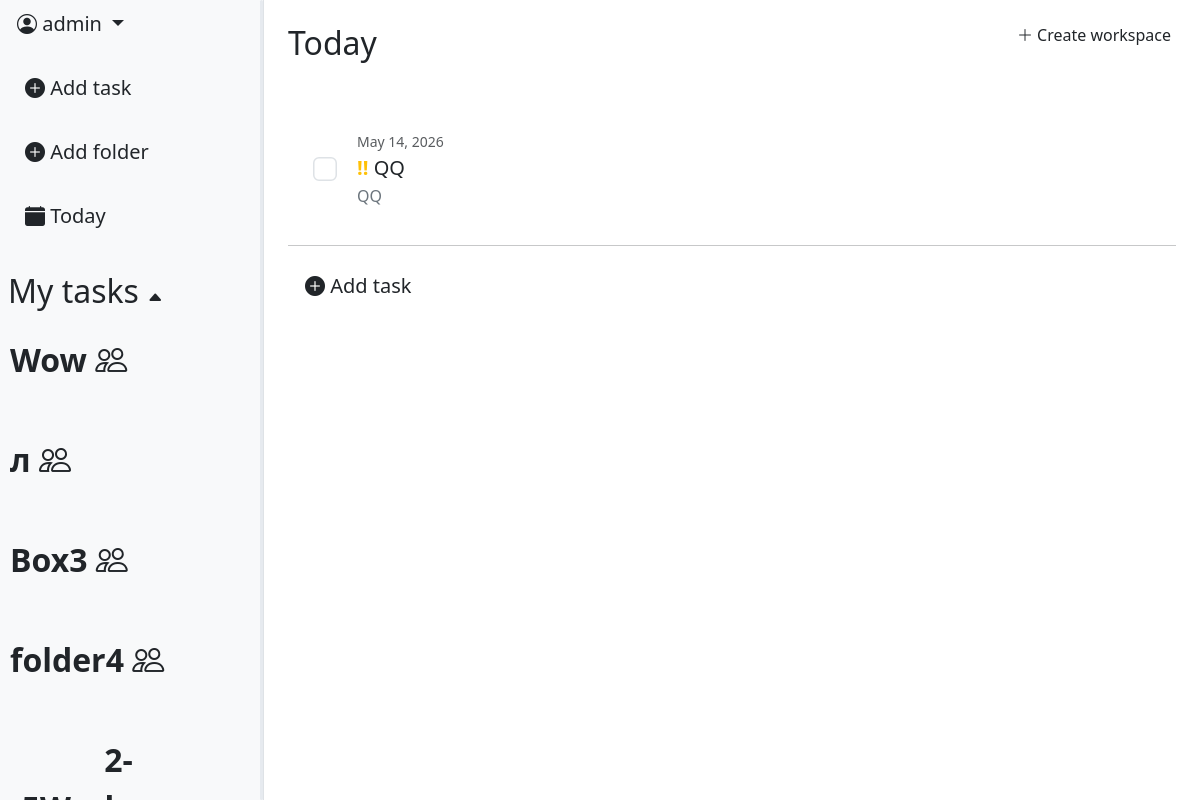
The app's page / (signed in), older data.
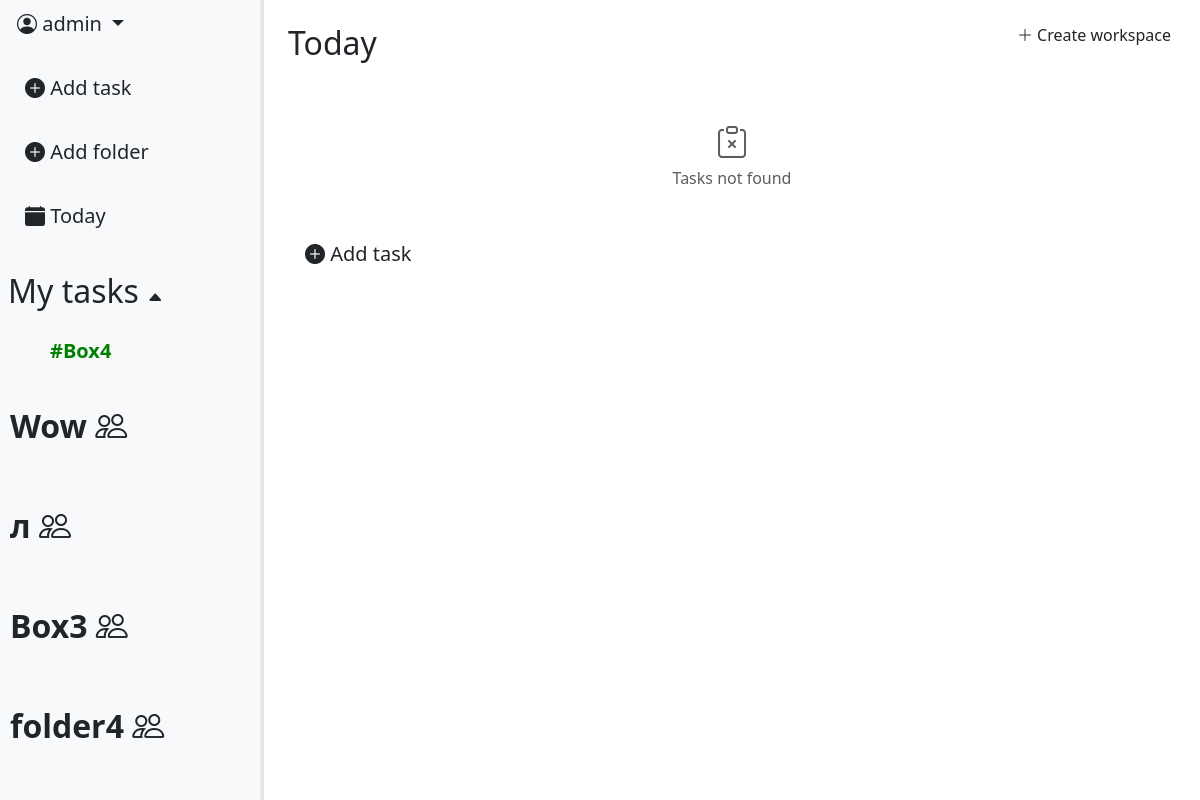
The same page, newer data.
### task_app/models.py (models this page shows, shortened)
class Workspace(models.Model):
    INVITE_PERMISSION = [
        ("owner_only", "Only owner"),
        ("owner_admin", "Owner & Admin"),
                ]
    WORKSPACE_SPACE = [
        ("one", "Just me"),
        ("two_five", "Group (2-5)"),
        ("six_fifteen", "Team (6-15)"),
    ]
    SPACE_LIMITS = {
        "one": 1,
        "two_five": 5,
        "six_fifteen": 15,
    }
    name = models.CharField(max_length=64)
    invite_role = models.CharField(max_length=16,
                                choices=INVITE_PERMISSION,
                                default='owner_admin')
    workspace_space = models.CharField(max_length=16, choices=WORKSPACE_SPACE, default='one')
    icon = models.ImageField(null=True, blank=True)
    created_at = models.DateTimeField(auto_now_add=True)
    owner = models.ForeignKey(User,
                            on_delete=models.CASCADE,
                            related_name='workspace_creator')

class Task(models.Model):
    STATUS_CHOICES = [
        ("todo", "To Do"),
        ("in_progress", "In progress"),
        ("done", "Done"),
                ]
    PRIORITY_CHOICES = [
        ("low", "🟩Low"),
        ("medium", "🟨Medium"),
        ("high", "🟥High"),
                ]
    title = models.CharField(max_length=256)
    description = models.CharField(max_length=512)
    status = models.CharField(max_length=20, choices=STATUS_CHOICES, default="todo")
    priority = models.CharField(max_length=20, choices=PRIORITY_CHOICES, default="low")
    due_date = models.DateField(null=True, blank=True)
    creator = models.ForeignKey(User, on_delete=models.CASCADE, related_name="trasks")
    created_at = models.DateTimeField(auto_now_add=True)
    folder = models.ForeignKey(
                Folder,
                on_delete=models.CASCADE,
                related_name="tasks",
                null=True,
                blank=True,
                default=None)
    workspace = models.ForeignKey(Workspace, on_delete=models.CASCADE, null=True, blank=True, default=None)
    completed_at = models.DateTimeField(null=True, blank=True)

class Folder(models.Model):
    COLOR_VARIATION = [
        ("#77acc7", "🔵Air blue"),
        ("#9966cc", "🟣Amethust"),
        ("#008000", "🟢Apple Green"),
        ("#ff033e", "🔴Red rose"),
        ("#ffe135", "🟡Banana yellow"),
        ("#ff6500", "🟠Sunset"),
        ("#000000", "⚫Black"),
    ]
    color = models.CharField(max_length=30, choices=COLOR_VARIATION, default="#77acc7")
    name = models.CharField(max_length=16)
    box = models.ForeignKey(Box, null=True, blank=True, on_delete=models.CASCADE, default=None, related_name='folders')
    created_at = models.DateTimeField(auto_now_add=True)
    creator = models.ForeignKey(User, on_delete=models.CASCADE)
    workspace = models.ForeignKey(Workspace, on_delete=models.CASCADE, null=True, blank=True, default=None)

### task_app/views.py (the view)
# urls.py: path('', views.TaskListView.as_view(), name="task_list"),
class TaskListView(LoginRequiredMixin, ListView):
    model = models.Task
    context_object_name = "tasks"
    template_name = "tasks/task_list.html"
    def get_queryset(self):
        queryset = models.Task.objects.filter(creator=self.request.user).prefetch_related('comments')
        folder_id = self.kwargs.get('folder_id')
        if folder_id:
            queryset = queryset.filter(folder_id=folder_id)
        else:
            queryset = queryset.filter(folder__isnull=True)
        status = self.request.GET.get('status')
        if status:
            queryset = queryset.filter(status__iexact=status)
        else:
           queryset = queryset.exclude(status__iexact="done")
        return queryset.order_by("due_date")
    def get_context_data(self, **kwargs):
        context = super().get_context_data(**kwargs)
        context["folders"] = Folder.objects.filter(creator=self.request.user, box__isnull = True)
        folder_id = self.kwargs.get('folder_id')
        if folder_id:
            current_folder = get_object_or_404(Folder, id=folder_id)
            context['current_folder'] = current_folder
            if current_folder.box:
                workspace = current_folder.workspace
                context['workspace'] = workspace
                context['workspace_boxes'] = Box.objects.filter(workspace=workspace).prefetch_related('folders')
                if workspace:
                    boxes = Box.objects.filter(workspace=workspace).prefetch_related('folders')
                    context['boxes_json'] = json.dumps([
                        {
                            'id': box.id,
                            'name': box.name,
                            'folders': [
                                {'id': f.id, 'name': f.name}
                                for f in box.folders.all()
                            ]
                        }
                        for box in boxes
                    ])
                else:
                    context['boxes_json'] = '[]'
            else:
                if current_folder.creator != self.request.user:
                    raise PermissionDenied
                context['boxes_json'] = '[]'
        else:
            context['current_folder'] = None
            context['boxes_json'] = '[]'
        context["form"] = TaskFilterForm(self.request.GET)
        context["task_form"] = TaskForm()
        context["folder_form"] = FolderForm()
        context["comment_form"] = CommentForm()
        context["comments"] = models.Comment.objects.filter(
            task__creator=self.request.user).select_related('creator', 'task')
        context['workspaces'] = models.Workspace.objects.filter(
            members__member=self.request.user,
            members__is_active=True
        )
        context['workspace_form'] = WorkspaceForm()
        return context

### task_app/forms.py
class TaskFilterForm(forms.Form):
    PRIORITY_CHOICES = [
        ("low", "Low"),
        ("medium", "Medium"),
        ("high", "High"),
                ]
    priority = forms.ChoiceField(choices=PRIORITY_CHOICES, required=False, label="Priority")
    def __init__(self, *args, **kwargs):
        super(TaskFilterForm, self).__init__(*args, **kwargs)
        self.fields['priority'].widget.attrs.update({"class": "form-select"})

### templates/tasks/task_list.html (shortened to what this page needs)
{% extends 'base.html' %}
{% load static %}
{% load custom_tags %}
{% block content %}
<div class="d-flex">
    {% include 'includes/leftbar.html' %}
    <div class="p-4" style="flex: 1 1 0; min-width: 0; position: relative;">
        <div style="position: absolute; top: 16px; right: 16px;">
            <a class="btn" data-bs-toggle="modal" data-bs-target="#WorkspaceModal">
                <i class="bi bi-plus-lg"></i> Create workspace
            </a>
        </div>
        {% if current_folder %}
            <h2>/{{ current_folder.name }}</h2>
        {% else %}
            <h2>Today</h2>
        {% endif %}
        <br>
        <ul class="list-group list-group-flush" data-simplebar style="max-height: 650px; overflow-x: hidden;">
            {% for task in tasks %}
                {% include 'includes/rightbar_task_scroll.html' with task=task %}
            {% empty %}
                <li class="list-group-item text-center py-4 text-muted">
                    <i class="bi bi-clipboard-x" style="font-size: 2rem;"></i>
                    <p class="mb-0">Tasks not found</p>
                </li>
            {% endfor %}
        </ul>
        <div class="list-group-item border-0 pt-3">
            <a class="btn btn-lg" data-bs-toggle="modal" data-bs-target="#TaskModal">
                <i class="bi bi-plus-circle-fill"></i> Add task
            </a>
        </div>
    </div>
</div>
{% endblock %}

### templates/includes/leftbar.html (shortened to what the changed rows need)
<div id="leftbar" class="bg-light border-end d-flex flex-column" style="width: 22%; height: 100vh; position: relative; overflow: hidden;">
    <br>
    {% if workspace and current_folder %}
        <div class="ps-2 mt-2">
            <a href="{% url 'workspace:workspace_detail' workspace.pk %}"
                class="btn btn-lg ps-2 fw-bold" style="font-size: 1.6rem;">
                <i class="bi bi-people"></i> {{ workspace.name }}
            </a>
        </div>
        <div style="flex: 1 1 0; min-height: 0; overflow-y: auto; overflow-x: hidden; margin-right: 10px;">
            {% for box in workspace_boxes %}
                <div class="folder-row d-flex align-items-center justify-content-between p-2 rounded"
                    style="cursor: pointer; user-select: none;"
                    onclick="toggleBox({{ box.pk }})">
                    <span class="btn btn-lg fw-bold ps-2" style="font-size: 1.5rem;">
                        <i id="box-arrow-{{ box.pk }}" class="bi bi-caret-up-fill" style="font-size: 14px;"></i>
                        {{ box.name }}
                    </span>
                </div>
                <div id="box-folder-{{ box.pk }}" class="ps-4" style="overflow: hidden; transition: 0.3s;">
                    {% for folder in box.folders.all %}
                        <div class="folder-row d-flex align-items-center p-2 rounded">
                            <a href="{% url 'workspace:folder-detail' pk=workspace.pk folder_id=folder.pk %}"
                                class="btn btn-lg"
                                style="color: {{ folder.color }}; font-weight: bold; font-size: 1.4rem;">
                                #{{ folder.name }}
                            </a>
                        </div>
                    {% endfor %}
                </div>
            {% endfor %}
        </div>
    {% else %}
        <div class="ps-2 mt-2">
            <h2 id="folders-toggle" style="cursor: pointer; user-select: none;">
                My tasks <span id="folders-arrow" class="bi bi-caret-up-fill" style="font-size: 16px;"></span>
            </h2>
        </div>
        <div id="folder_list" style="max-height: 300px; overflow-y: auto; overflow-x: hidden; margin-right: 10px;">
            <div class="d-flex flex-column align-items-start gap-3 ps-4">
                {% for folder in folders %}
                    <div class="folder-row d-flex align-items-center justify-content-between p-2 rounded">
                        <a
                        href="{% url 'tasks:folder-tasks' folder.pk %}"
                        class="btn btn-lg"
                        style="color: {{ folder.color }}; font-weight: bold;"
                        >
                        #{{ folder.name }}
                        </a>
                    </div>
                {% endfor %}
            </div>
        </div>
        <div id="workspace_list" style="flex: 1 1 0; min-height: 0; overflow-y: auto; overflow-x: hidden; margin-right: 10px;">
            <div class="d-flex flex-column align-items-start gap-3 ps-0">
                {% for workspace in workspaces %}
                    <div class="folder-row d-flex align-items-center justify-content-between p-2 rounded">
                        <a
                        href="{% url 'workspace:workspace_detail' workspace.pk %}"
                        class="btn btn-lg ps-0"
                        style="font-size: 32px; font-weight: 600;"
                        >
                        {{ workspace.name }}  <i class="bi bi-people"></i>
                        </a>
                    </div>
                {% endfor %}
            </div>
        </div>
    {% endif %}
</div>

### templates/includes/rightbar_task_scroll.html (shortened to what this page needs)
<div class="task-scroling">
    <li class="list-group-item  border-0 p-1 bg-transparent" style="min-height: 80px;">
        <div class="task-area d-flex align-items-center p-3">
            <div class="form-check ms-2" style="z-index: 10;">
                <input  class="form-check-input task-complete-input"
                        type="checkbox"
                        name="checkboxDefault"
                        id="checkboxTask{{ task.pk }}"
                        data-url="{% url 'tasks:task-complete' task.pk %}"
                        style="transform: scale(1.5); cursor: pointer;">
            </div>
            <div class="flex-grow-1 p-3">
                <p class="task-date text-muted mb-1 small">{{ task.due_date }}</p>
                <h5 class="mb-1">
                    {% if task.priority == 'high' %}
                        <span class="text-danger fw-bold fs-5">!!!</span>
                    {% elif task.priority == 'medium' %}
                        <span class="text-warning fw-bold fs-5">!!</span>
                    {% else %}
                        <span class="text-success fw-bold fs-5">!</span>
                    {% endif %}
                    {{ task.title }}
                </h5>
                <p class="text-secondary mb-0 text-truncate" style="max-width: 1050px;">{{ task.description }}</p>
            </div>
        </div>
    </li>
</div>
<hr class="m-0">

Row changes from the older to the newer data that the page shows:
no longer on this page (row edited): Task: due_date "May 14, 2026", title "QQ", description "QQ"
added Folder: name "Box4"
Text that changed along with them:
text now shown: "Tasks not found"
